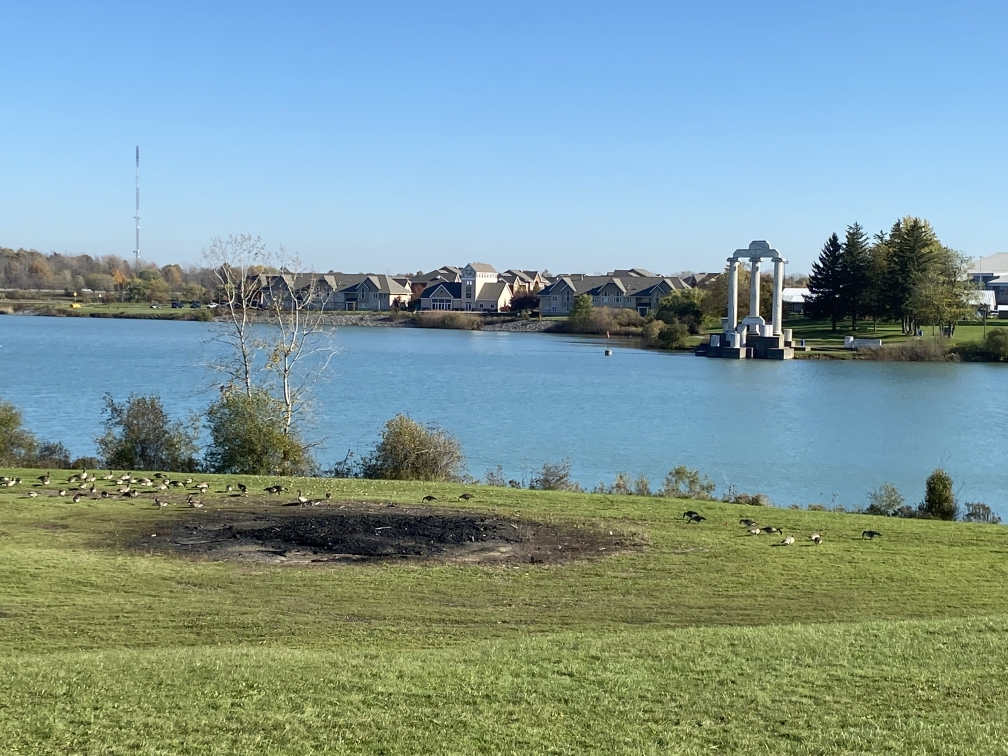
#> input picture NIS/left.jpg, 1008 x 756 px
$ python orb_flann_homography.py --ref_image NIS/left.jpg --tgt_image NIS/right.jpg --output_dir out --pair_idx 5
#> lines starting #> are read from the running program, lines starting #| are printed output that depends on the picture
#!/usr/bin/env python3

"""
ORB+FLANN Homography Estimation for UDIS-D Dataset
==================================================

This script implements the standardized geometric warp generation pipeline
described in the paper's Appendix A using:
- ORB (Oriented FAST and Rotated BRIEF) feature detection
- FLANN (Fast Library for Approximate Nearest Neighbors) matching
- RANSAC (Random Sample Consensus) homography estimation

"""

import os
import sys
import argparse
import numpy as np
import cv2
from PIL import Image
import logging

# Configure logging
logging.basicConfig(level=logging.INFO, format='%(levelname)s: %(message)s')
logger = logging.getLogger(__name__)


class ORBFLANNHomographyEstimator:
    """
    ORB+FLANN based homography estimator for image stitching
    """

    def __init__(self, max_features=5000, match_ratio=0.75, ransac_threshold=4.0,
                 max_canvas_ratio=3.0):
        """
        Initialize the homography estimator

        Args:
            max_features: Maximum number of ORB features to detect
            match_ratio: Ratio threshold for Lowe's ratio test
            ransac_threshold: RANSAC reprojection threshold
            max_canvas_ratio: Maximum canvas size ratio vs original image
        """
        self.max_features = max_features
        self.match_ratio = match_ratio
        self.ransac_threshold = ransac_threshold
        self.max_canvas_ratio = max_canvas_ratio

        # Initialize ORB detector
        self.orb = cv2.ORB_create(nfeatures=self.max_features)

        # Initialize FLANN matcher for binary descriptors
        FLANN_INDEX_LSH = 6
        index_params = dict(
            algorithm=FLANN_INDEX_LSH,
            table_number=6,
            key_size=12,
            multi_probe_level=1
        )
        search_params = dict(checks=50)
        self.flann = cv2.FlannBasedMatcher(index_params, search_params)

        logger.info(f"Initialized ORB+FLANN estimator:")
        logger.info(f"  Max features: {self.max_features}")
        logger.info(f"  Match ratio: {self.match_ratio}")
        logger.info(f"  RANSAC threshold: {self.ransac_threshold}")
        logger.info(f"  Max canvas ratio: {self.max_canvas_ratio}")

    def load_images(self, ref_path, tgt_path):
        """
        Load and validate input images

        Args:
            ref_path: Path to reference image
            tgt_path: Path to target image

        Returns:
            Tuple of (ref_image, tgt_image) as numpy arrays
        """
        if not os.path.exists(ref_path):
            raise FileNotFoundError(f"Reference image not found: {ref_path}")
        if not os.path.exists(tgt_path):
            raise FileNotFoundError(f"Target image not found: {tgt_path}")

        # Load images using OpenCV (BGR format)
        ref_img = cv2.imread(ref_path)
        tgt_img = cv2.imread(tgt_path)

        if ref_img is None:
            raise ValueError(f"Could not load reference image: {ref_path}")
        if tgt_img is None:
            raise ValueError(f"Could not load target image: {tgt_path}")

        logger.info(f"Loaded images:")
        logger.info(f"  Reference: {ref_img.shape} from {os.path.basename(ref_path)}")
        logger.info(f"  Target: {tgt_img.shape} from {os.path.basename(tgt_path)}")

        return ref_img, tgt_img

    def detect_and_match_features(self, ref_img, tgt_img):
        """
        Detect ORB features and match using FLANN

        Args:
            ref_img: Reference image (numpy array)
            tgt_img: Target image (numpy array)

        Returns:
            Tuple of (good_matches, kp1, kp2, des1, des2)
        """
        # Convert to grayscale for feature detection
        ref_gray = cv2.cvtColor(ref_img, cv2.COLOR_BGR2GRAY)
        tgt_gray = cv2.cvtColor(tgt_img, cv2.COLOR_BGR2GRAY)

        # Detect ORB keypoints and descriptors
        kp1, des1 = self.orb.detectAndCompute(ref_gray, None)
        kp2, des2 = self.orb.detectAndCompute(tgt_gray, None)

        if des1 is None or des2 is None:
            raise ValueError("Failed to detect descriptors in one or both images")

        logger.info(f"ORB feature detection:")
        logger.info(f"  Reference: {len(kp1)} keypoints")
        logger.info(f"  Target: {len(kp2)} keypoints")

        # Match descriptors using FLANN
        matches = self.flann.knnMatch(des1, des2, k=2)

        # Apply Lowe's ratio test
        good_matches = []
        for match_pair in matches:
            if len(match_pair) == 2:
                m, n = match_pair
                if m.distance < self.match_ratio * n.distance:
                    good_matches.append(m)

        logger.info(f"FLANN matching:")
        logger.info(f"  Raw matches: {len(matches)}")
        logger.info(f"  Good matches (ratio test): {len(good_matches)}")

        if len(good_matches) < 4:
            raise ValueError(f"Insufficient matches for homography: {len(good_matches)} < 4")

        return good_matches, kp1, kp2, des1, des2

    def estimate_homography(self, good_matches, kp1, kp2):
        """
        Estimate homography using RANSAC

        Args:
            good_matches: List of good DMatch objects
            kp1: Keypoints from reference image
            kp2: Keypoints from target image

        Returns:
            Homography matrix (3x3 numpy array)
        """
        # Extract matched point coordinates
        # Points from reference image (kp1)
        src_pts = np.float32([kp1[m.queryIdx].pt for m in good_matches]).reshape(-1, 1, 2)
        # Points from target image (kp2)
        dst_pts = np.float32([kp2[m.trainIdx].pt for m in good_matches]).reshape(-1, 1, 2)

        # Estimate homography: target -> reference
        # This will warp target image to align with reference
        H, mask = cv2.findHomography(
            dst_pts, src_pts,
            cv2.RANSAC,
            self.ransac_threshold
        )

        if H is None:
            raise ValueError("RANSAC failed to estimate homography")

        # Calculate inlier statistics
        inliers = np.sum(mask.ravel())
        inlier_ratio = inliers / len(good_matches)

        logger.info(f"RANSAC homography estimation:")
        logger.info(f"  Inliers: {inliers}/{len(good_matches)}")
        logger.info(f"  Inlier ratio: {inlier_ratio:.3f}")

        if inlier_ratio < 0.1:  # Less than 10% inliers
            logger.warning(f"Low inlier ratio: {inlier_ratio:.3f}")

        return H

    def calculate_canvas_size(self, ref_img, tgt_img, H):
        """
        Calculate the canvas size needed to fit both warped images

        Args:
            ref_img: Reference image
            tgt_img: Target image
            H: Homography matrix (target -> reference)

        Returns:
            Tuple of (canvas_width, canvas_height, offset_x, offset_y)
        """
        h_ref, w_ref = ref_img.shape[:2]
        h_tgt, w_tgt = tgt_img.shape[:2]

        # Get corners of target image
        tgt_corners = np.float32([
            [0, 0], [w_tgt, 0], [w_tgt, h_tgt], [0, h_tgt]
        ]).reshape(-1, 1, 2)

        # Transform target corners to reference coordinate system
        tgt_corners_warped = cv2.perspectiveTransform(tgt_corners, H)

        # Get corners of reference image (already in reference coordinate system)
        ref_corners = np.float32([
            [0, 0], [w_ref, 0], [w_ref, h_ref], [0, h_ref]
        ]).reshape(-1, 1, 2)

        # Combine all corners
        all_corners = np.concatenate([ref_corners, tgt_corners_warped], axis=0)

        # Find bounding box
        x_coords = all_corners[:, 0, 0]
        y_coords = all_corners[:, 0, 1]

        min_x, max_x = np.min(x_coords), np.max(x_coords)
        min_y, max_y = np.min(y_coords), np.max(y_coords)

        # Calculate canvas size
        canvas_width = int(np.ceil(max_x - min_x))
        canvas_height = int(np.ceil(max_y - min_y))

        # Calculate offsets (to handle negative coordinates)
        offset_x = -int(np.floor(min_x))
        offset_y = -int(np.floor(min_y))

        # Check canvas size ratio
        original_area = h_ref * w_ref
        canvas_area = canvas_height * canvas_width
        size_ratio = canvas_area / original_area

        if size_ratio > self.max_canvas_ratio:
            raise ValueError(f"Canvas too large: ratio {size_ratio:.2f} > {self.max_canvas_ratio}")

        logger.info(f"Canvas calculation:")
        logger.info(f"  Original size: {w_ref}x{h_ref}")
        logger.info(f"  Canvas size: {canvas_width}x{canvas_height}")
        logger.info(f"  Size ratio: {size_ratio:.2f}")
        logger.info(f"  Offset: ({offset_x}, {offset_y})")

        return canvas_width, canvas_height, offset_x, offset_y

    def create_warps_and_masks(self, ref_img, tgt_img, H, canvas_width, canvas_height,
                               offset_x, offset_y):
        """
        Create warped images and masks

        Args:
            ref_img: Reference image
            tgt_img: Target image
            H: Homography matrix (target -> reference)
            canvas_width, canvas_height: Canvas dimensions
            offset_x, offset_y: Offset to handle negative coordinates

        Returns:
            Tuple of (warped_ref, warped_tgt, mask_ref, mask_tgt)
        """
        # Create translation matrix to handle offset
        T = np.array([
            [1, 0, offset_x],
            [0, 1, offset_y],
            [0, 0, 1]
        ], dtype=np.float64)

        # Transform reference image (identity transform + translation)
        H_ref = T  # Only translation for reference
        H_tgt = T @ H  # Translation + homography for target

        # Warp images
        warped_ref = cv2.warpPerspective(
            ref_img, H_ref, (canvas_width, canvas_height)
        )
        warped_tgt = cv2.warpPerspective(
            tgt_img, H_tgt, (canvas_width, canvas_height)
        )

        # Create masks (all-ones images warped the same way)
        h_ref, w_ref = ref_img.shape[:2]
        h_tgt, w_tgt = tgt_img.shape[:2]

        mask_ref_orig = np.ones((h_ref, w_ref), dtype=np.uint8) * 255
        mask_tgt_orig = np.ones((h_tgt, w_tgt), dtype=np.uint8) * 255

        mask_ref = cv2.warpPerspective(
            mask_ref_orig, H_ref, (canvas_width, canvas_height)
        )
        mask_tgt = cv2.warpPerspective(
            mask_tgt_orig, H_tgt, (canvas_width, canvas_height)
        )

        # Calculate coverage statistics
        total_pixels = canvas_width * canvas_height
        ref_coverage = np.sum(mask_ref > 0) / total_pixels
        tgt_coverage = np.sum(mask_tgt > 0) / total_pixels
        overlap_coverage = np.sum((mask_ref > 0) & (mask_tgt > 0)) / total_pixels

        logger.info(f"Warp statistics:")
        logger.info(f"  Reference coverage: {ref_coverage:.3f}")
        logger.info(f"  Target coverage: {tgt_coverage:.3f}")
        logger.info(f"  Overlap coverage: {overlap_coverage:.3f}")

        return warped_ref, warped_tgt, mask_ref, mask_tgt

    def process_image_pair(self, ref_path, tgt_path):
        """
        Complete pipeline to process an image pair

        Args:
            ref_path: Path to reference image
            tgt_path: Path to target image

        Returns:
            Dictionary containing all results
        """
        try:
            # Load images
            ref_img, tgt_img = self.load_images(ref_path, tgt_path)

            # Detect and match features
            good_matches, kp1, kp2, des1, des2 = self.detect_and_match_features(ref_img, tgt_img)

            # Estimate homography
            H = self.estimate_homography(good_matches, kp1, kp2)

            # Calculate canvas size
            canvas_width, canvas_height, offset_x, offset_y = self.calculate_canvas_size(
                ref_img, tgt_img, H
            )

            # Create warps and masks
            warped_ref, warped_tgt, mask_ref, mask_tgt = self.create_warps_and_masks(
                ref_img, tgt_img, H, canvas_width, canvas_height, offset_x, offset_y
            )

            return {
                'success': True,
                'homography': H,
                'canvas_size': (canvas_width, canvas_height),
                'offset': (offset_x, offset_y),
                'warped_ref': warped_ref,
                'warped_tgt': warped_tgt,
                'mask_ref': mask_ref,
                'mask_tgt': mask_tgt,
                'num_matches': len(good_matches),
                'num_inliers': np.sum(cv2.findHomography(
                    np.float32([kp2[m.trainIdx].pt for m in good_matches]).reshape(-1, 1, 2),
                    np.float32([kp1[m.queryIdx].pt for m in good_matches]).reshape(-1, 1, 2),
                    cv2.RANSAC, self.ransac_threshold
                )[1].ravel()) if len(good_matches) >= 4 else 0
            }

        except Exception as e:
            logger.error(f"Failed to process image pair: {e}")
            return {
                'success': False,
                'error': str(e)
            }


def save_results(results, output_dir, pair_idx):
    """
    Save processing results to files

    Args:
        results: Dictionary from process_image_pair
        output_dir: Output directory
        pair_idx: Pair index for file naming
    """
    if not results['success']:
        raise ValueError(f"Cannot save failed results: {results['error']}")

    # Create output directories
    homography_dir = os.path.join(output_dir, 'homographies')
    warped_dir = os.path.join(output_dir, 'warped')
    masks_dir = os.path.join(output_dir, 'masks')

    os.makedirs(homography_dir, exist_ok=True)
    os.makedirs(os.path.join(warped_dir, 'input1'), exist_ok=True)
    os.makedirs(os.path.join(warped_dir, 'input2'), exist_ok=True)
    os.makedirs(os.path.join(masks_dir, 'input1'), exist_ok=True)
    os.makedirs(os.path.join(masks_dir, 'input2'), exist_ok=True)

    # Format pair index
    pair_idx_str = f"{pair_idx:06d}"

    # Save homography matrix
    homography_file = os.path.join(homography_dir, f"{pair_idx_str}.txt")
    np.savetxt(homography_file, results['homography'], fmt='%.10f')

    # Save warped images
    ref_warp_file = os.path.join(warped_dir, 'input1', f"{pair_idx_str}.png")
    tgt_warp_file = os.path.join(warped_dir, 'input2', f"{pair_idx_str}.png")
    cv2.imwrite(ref_warp_file, results['warped_ref'])
    cv2.imwrite(tgt_warp_file, results['warped_tgt'])

    # Save masks
    ref_mask_file = os.path.join(masks_dir, 'input1', f"{pair_idx_str}.png")
    tgt_mask_file = os.path.join(masks_dir, 'input2', f"{pair_idx_str}.png")
    cv2.imwrite(ref_mask_file, results['mask_ref'])
    cv2.imwrite(tgt_mask_file, results['mask_tgt'])

    logger.info(f"Saved results for pair {pair_idx}:")
    logger.info(f"  Homography: {homography_file}")
    logger.info(f"  Warped images: {ref_warp_file}, {tgt_warp_file}")
    logger.info(f"  Masks: {ref_mask_file}, {tgt_mask_file}")


def main():
    parser = argparse.ArgumentParser(
        description='ORB+FLANN Homography Estimation for UDIS-D Dataset',
        formatter_class=argparse.ArgumentDefaultsHelpFormatter
    )

    parser.add_argument('--ref_image', required=True,
                        help='Path to reference image')
    parser.add_argument('--tgt_image', required=True,
                        help='Path to target image')
    parser.add_argument('--output_dir', required=True,
                        help='Output directory for results')
    parser.add_argument('--pair_idx', type=int, required=True,
                        help='Pair index for file naming')

    # ORB+FLANN parameters
    parser.add_argument('--max_features', type=int, default=5000,
                        help='Maximum number of ORB features')
    parser.add_argument('--match_ratio', type=float, default=0.75,
                        help='FLANN match ratio threshold')
    parser.add_argument('--ransac_threshold', type=float, default=4.0,
                        help='RANSAC reprojection threshold')
    parser.add_argument('--max_canvas_ratio', type=float, default=3.0,
                        help='Maximum canvas size ratio')

    # Other options
    parser.add_argument('--quiet', action='store_true',
                        help='Suppress detailed output')

    args = parser.parse_args()

    # Set logging level
    if args.quiet:
        logger.setLevel(logging.WARNING)

    logger.info("ORB+FLANN Homography Estimation")
    logger.info(f"Reference: {args.ref_image}")
    logger.info(f"Target: {args.tgt_image}")
    logger.info(f"Output: {args.output_dir}")
    logger.info(f"Pair index: {args.pair_idx}")

    try:
        # Initialize estimator
        estimator = ORBFLANNHomographyEstimator(
            max_features=args.max_features,
            match_ratio=args.match_ratio,
            ransac_threshold=args.ransac_threshold,
            max_canvas_ratio=args.max_canvas_ratio
        )

        # Process image pair
        results = estimator.process_image_pair(args.ref_image, args.tgt_image)
#> in load_images, ref_img is the input picture: shape (756, 1008, 3); mean B, G, R 153.1, 153.7, 127.4
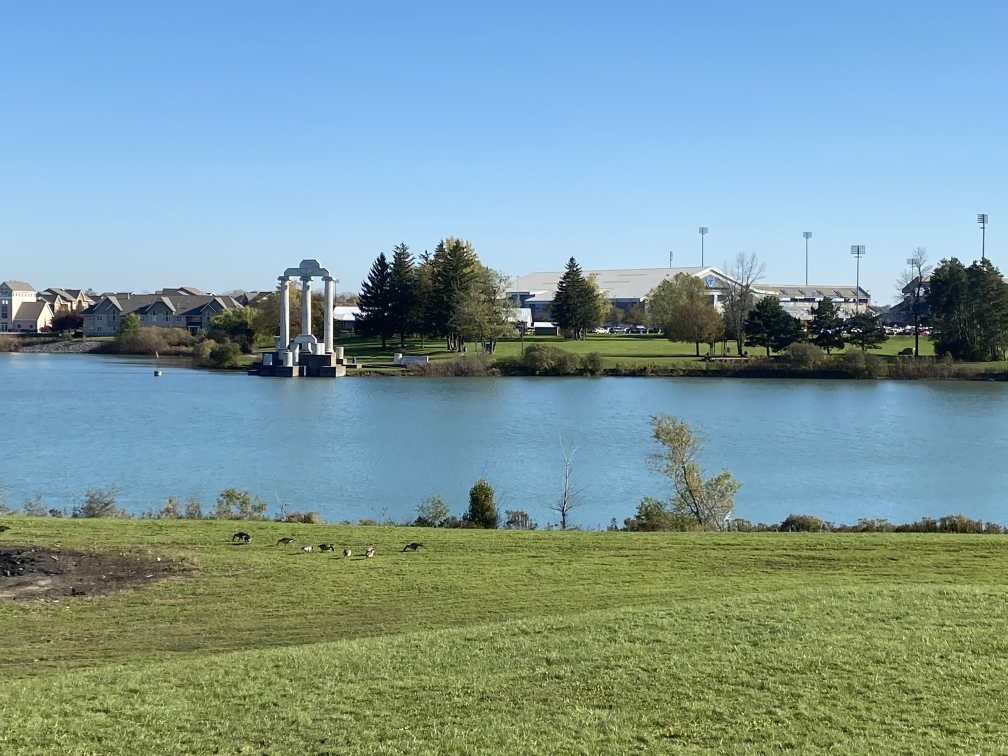
#> input picture NIS/right.jpg, 1008 x 756 px
#> in load_images, tgt_img is the input picture: shape (756, 1008, 3); mean B, G, R 155.8, 154, 125.4
#> in detect_and_match_features, `ref_gray = cv2.cvtColor(ref_img, cv2.COLOR_BGR2GRAY)`:
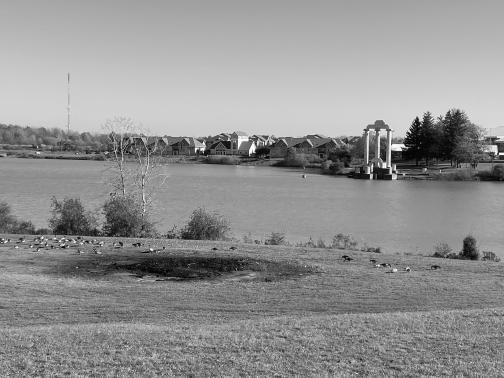
#> ref_gray: shape (756, 1008) (shown at 1/2 size); min 0, max 254, mean 145.7
#> in detect_and_match_features, `tgt_gray = cv2.cvtColor(tgt_img, cv2.COLOR_BGR2GRAY)`:
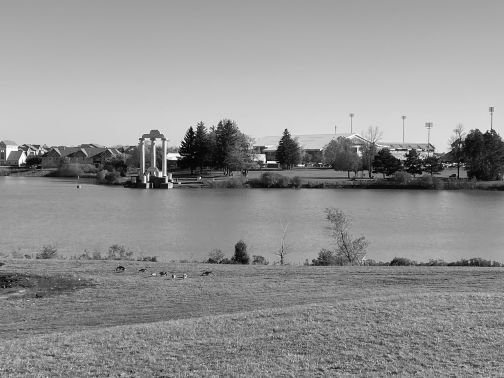
#> tgt_gray: shape (756, 1008) (shown at 1/2 size); min 1, max 255, mean 145.7
#> in detect_and_match_features, `kp1, des1 = self.orb.detectAndCompute(ref_gray, None)`: kp1 = 4987 keypoints; strongest (x, y, size): (526, 284, 31), (738, 346, 31), (792, 345, 31), (844, 245, 31)
#> in detect_and_match_features, `kp2, des2 = self.orb.detectAndCompute(tgt_gray, None)`: kp2 = 4970 keypoints; strongest (x, y, size): (531, 324, 31), (535, 325, 31), (535, 323, 37.2), (536, 322, 31)
#> in detect_and_match_features, `matches = self.flann.knnMatch(des1, des2, k=2)`: matches = 4987 matches
#> after the loop in detect_and_match_features, `for match_pair in matches:`: good_matches = 1224 matches
#> in estimate_homography, `src_pts = np.float32([kp1[m.queryIdx].pt for m in good_matches]).resha..`: src_pts = 1224 rows, first 8: [770, 335], [787, 347], [883, 342], [901, 226], [794, 341], [811, 297], [792, 338], [840, 246]
#> in estimate_homography, `dst_pts = np.float32([kp2[m.trainIdx].pt for m in good_matches]).resha..`: dst_pts = 1224 rows, first 8: [323, 352], [339, 364], [430, 359], [444, 246], [346, 360], [361, 315], [342, 356], [387, 265]
#> in estimate_homography, `H, mask = cv2.findHomography( dst_pts, src_pts, cv2.RANSAC, self.ransa..`: H = [[0.79, -0.0381, 472.5], [-0.0571, 0.932, -0.0849], [-0.000206, -2e-05, 1]]; mask = 1224 values, max 1 at index 0, min 0 at index 119, mean 0.898
#> in estimate_homography, `inliers = np.sum(mask.ravel())`: inliers = 1099
#> in estimate_homography, `inlier_ratio = inliers / len(good_matches)`: inlier_ratio = 0.898
#> in calculate_canvas_size, `tgt_corners_warped = cv2.perspectiveTransform(tgt_corners, H)`: tgt_corners_warped = [[472.5, -0.0849], [1600.3, -72.68], [1594.3, 831.6], [450.5, 715.1]]
#> in calculate_canvas_size, `all_corners = np.concatenate([ref_corners, tgt_corners_warped], axis=0)`: all_corners = [[0, 0], [1008, 0], [1008, 756], [0, 756], [472.5, -0.0849], [1600.3, -72.68], [1594.3, 831.6], [450.5, 715.1]]
#> in calculate_canvas_size, `x_coords = all_corners[:, 0, 0]`: x_coords = [0, 1008, 1008, 0, 472.5, 1600.3, 1594.3, 450.5]
#> in calculate_canvas_size, `y_coords = all_corners[:, 0, 1]`: y_coords = [0, 0, 756, 756, -0.0849, -72.68, 831.6, 715.1]
#> in calculate_canvas_size, `min_x, max_x = np.min(x_coords), np.max(x_coords)`: min_x = 0; max_x = 1600.3
#> in calculate_canvas_size, `min_y, max_y = np.min(y_coords), np.max(y_coords)`: min_y = -72.68; max_y = 831.6
#> in calculate_canvas_size, `canvas_width = int(np.ceil(max_x - min_x))`: canvas_width = 1601
#> in calculate_canvas_size, `canvas_height = int(np.ceil(max_y - min_y))`: canvas_height = 905
#> in calculate_canvas_size, `offset_x = -int(np.floor(min_x))`: offset_x = 0
#> in calculate_canvas_size, `offset_y = -int(np.floor(min_y))`: offset_y = 73
#> in calculate_canvas_size, `canvas_area = canvas_height * canvas_width`: canvas_area = 1448905
#> in calculate_canvas_size, `size_ratio = canvas_area / original_area`: size_ratio = 1.9
#> in process_image_pair, `canvas_width, canvas_height, offset_x, offset_y = self.calculate_canva..`: canvas_width = 1601; canvas_height = 905; offset_x = 0; offset_y = 73
#> in create_warps_and_masks, `T = np.array([ [1, 0, offset_x], [0, 1, offset_y], [0, 0, 1] ], dtype=..`: T = [[1, 0, 0], [0, 1, 73], [0, 0, 1]]
#> in create_warps_and_masks, `H_tgt = T @ H`: H_tgt = [[0.79, -0.0381, 472.5], [-0.0721, 0.93, 72.92], [-0.000206, -2e-05, 1]]
#> in create_warps_and_masks, `warped_ref = cv2.warpPerspective( ref_img, H_ref, (canvas_width, canva..`:
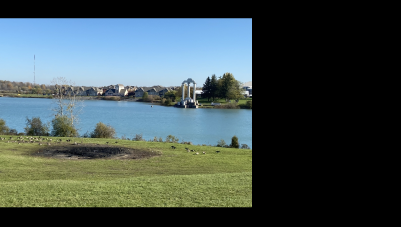
#> warped_ref: shape (905, 1601, 3) (shown at 1/4 size); mean B, G, R 80.5, 80.8, 67
#> in create_warps_and_masks, `warped_tgt = cv2.warpPerspective( tgt_img, H_tgt, (canvas_width, canva..`:
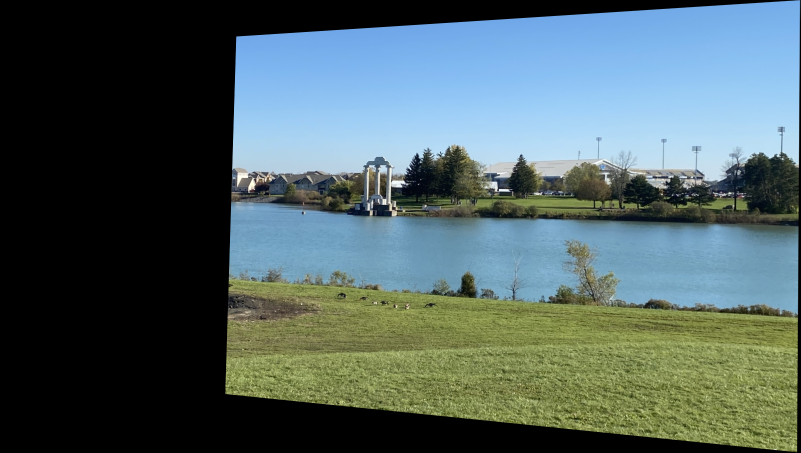
#> warped_tgt: shape (905, 1601, 3) (shown at 1/2 size); mean B, G, R 98, 97.6, 79.5
#> (the rest of the program and of its run is left out)
